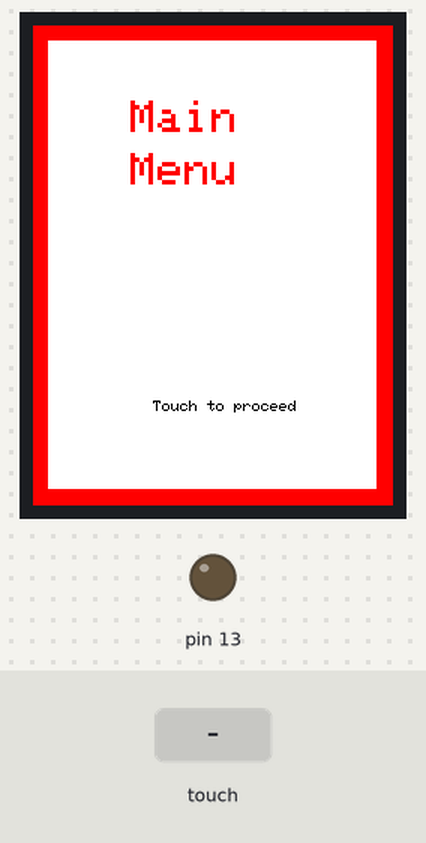
A sketch run on a simulated Arduino Uno, built with avr-gcc and run on an emulated ATmega328P. On the bench: 240×320 colour display, output pins drawn as LEDs (lit = HIGH). The test bench sets the inputs (shaded band). What the sketch prints to the serial monitor is not drawn.

Above: at 1.0 s.
1.1 s: touch panel pressed at 13 % / 10 % of its raw x / y range
At 1.6 s:
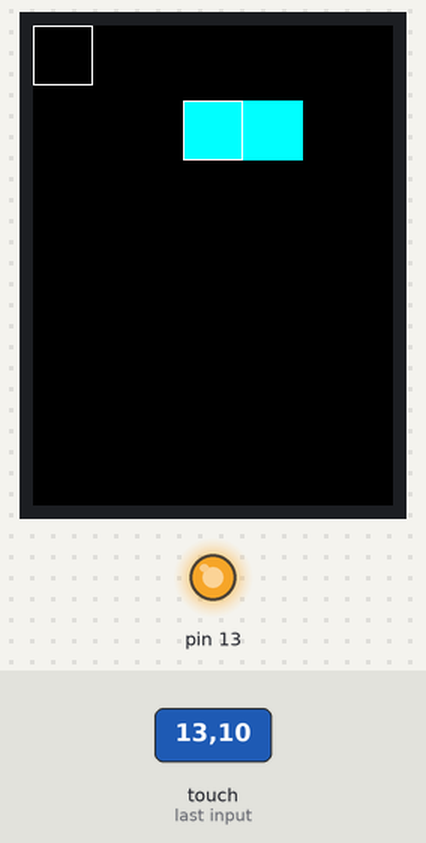
2.8 s: touch panel pressed at 38 % / 10 % of its raw x / y range
At 3.6 s:
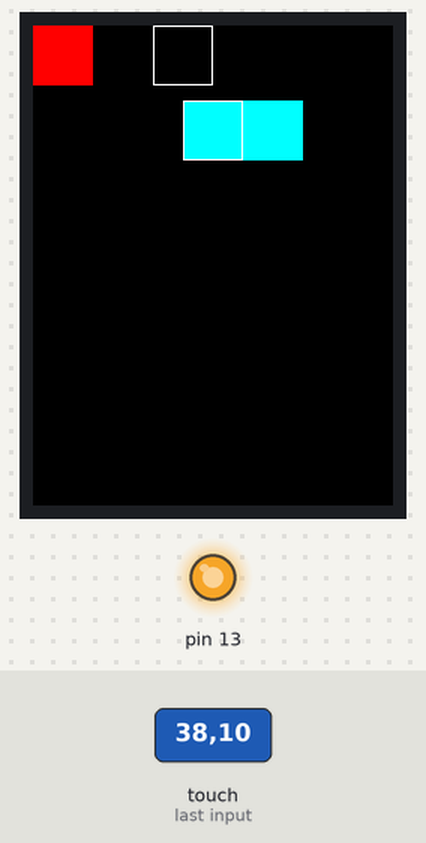
4.5 s: touch panel pressed at 62 % / 10 % of its raw x / y range
At 5.9 s:
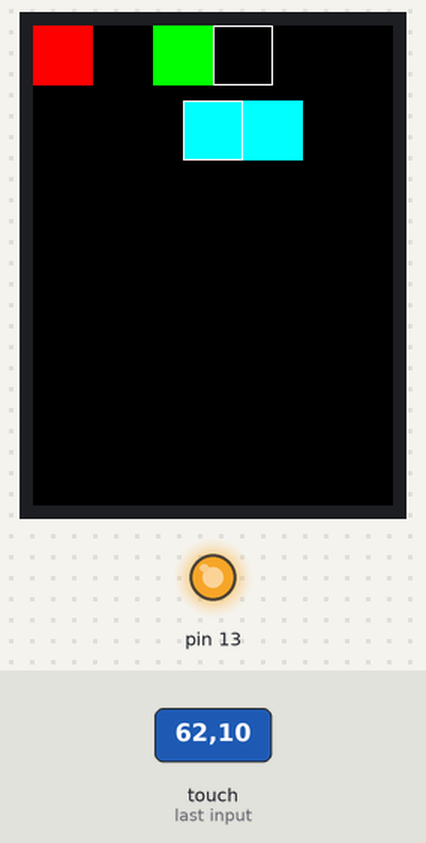
6.2 s: touch panel pressed at 13 % / 30 % of its raw x / y range
At 6.29 s:
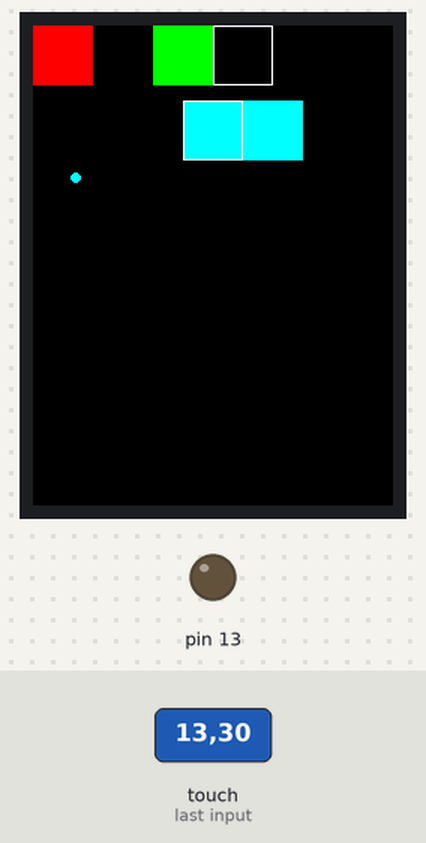
7.9 s: touch panel pressed at 87 % / 10 % of its raw x / y range
At 8.7 s:
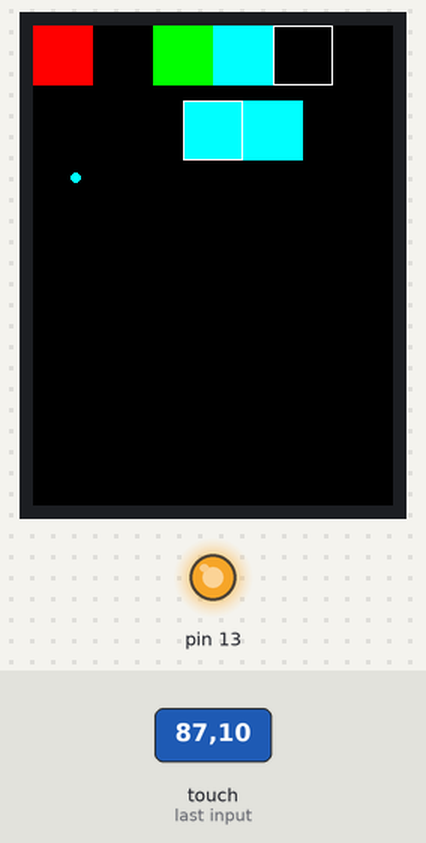
9.5 s: touch panel pressed at 38 % / 30 % of its raw x / y range
At 9.58 s:
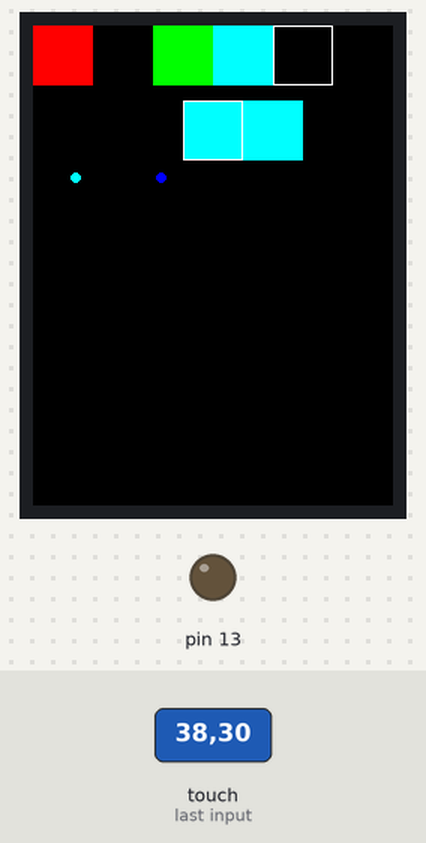
Timing chart, 0 to 12.2 s (numbered marks = the images above; inputs shaded):
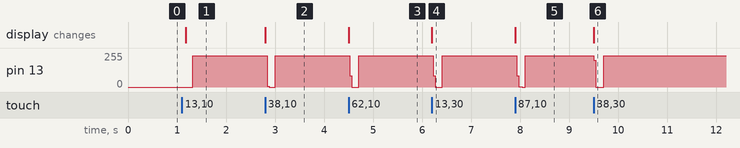

Measured:
- after the input at 1.1 s, pin 13: 0/255 → 236/255 after 0.22 s; the display: changes after 0.08 s (image 1)
- after the input at 2.8 s, pin 13: 236/255 → 0/255 at once, → 236/255 0.17 s later; the display: changes at once (image 2)
- after the input at 4.5 s, pin 13: 236/255 → 0/255 at once, → 236/255 0.18 s later; the display: changes at once (image 3)
- after the input at 6.2 s, pin 13: 236/255 → 0/255 at once, → 236/255 0.18 s later; the display: changes at once (image 4)
- after the input at 7.9 s, pin 13: 236/255 → 3/255 at once, → 0/255 0.12 s later, → 236/255 0.06 s later; the display: changes at once (image 5)
- after the input at 9.5 s, pin 13: 236/255 → 0/255 at once, → 236/255 0.20 s later; the display: changes at once (image 6)

The sketch:

spfd5408_tftpaint.ino
```cpp
// Paint example specifically for the TFTLCD breakout board.
// If using the Arduino shield, use the tftpaint_shield.pde sketch instead!
// DOES NOT CURRENTLY WORK ON ARDUINO LEONARDO

// Modified for SPFD5408 Library by Joao Lopes
// Version 0.9.2 - Rotation for Mega

// *** SPFD5408 change -- Begin
#include <SPFD5408_Adafruit_GFX.h>    // Core graphics library
#include <SPFD5408_Adafruit_TFTLCD.h> // Hardware-specific library
#include <SPFD5408_TouchScreen.h>
// *** SPFD5408 change -- End

#if defined(__SAM3X8E__)
    #undef __FlashStringHelper::F(string_literal)
    #define F(string_literal) string_literal
#endif

// When using the BREAKOUT BOARD only, use these 8 data lines to the LCD:
// For the Arduino Uno, Duemilanove, Diecimila, etc.:
//   D0 connects to digital pin 8  (Notice these are
//   D1 connects to digital pin 9   NOT in order!)
//   D2 connects to digital pin 2
//   D3 connects to digital pin 3
//   D4 connects to digital pin 4
//   D5 connects to digital pin 5
//   D6 connects to digital pin 6
//   D7 connects to digital pin 7

// For the Arduino Mega, use digital pins 22 through 29
// (on the 2-row header at the end of the board).
//   D0 connects to digital pin 22
//   D1 connects to digital pin 23
//   D2 connects to digital pin 24
//   D3 connects to digital pin 25
//   D4 connects to digital pin 26
//   D5 connects to digital pin 27
//   D6 connects to digital pin 28
//   D7 connects to digital pin 29

// For the Arduino Due, use digital pins 33 through 40
// (on the 2-row header at the end of the board).
//   D0 connects to digital pin 33
//   D1 connects to digital pin 34
//   D2 connects to digital pin 35
//   D3 connects to digital pin 36
//   D4 connects to digital pin 37
//   D5 connects to digital pin 38
//   D6 connects to digital pin 39
//   D7 connects to digital pin 40

#define YP A3  // must be an analog pin, use "An" notation!
#define XM A2  // must be an analog pin, use "An" notation!
#define YM 9   // can be a digital pin
#define XP 8   // can be a digital pin

// Original values
//#define TS_MINX 150
//#define TS_MINY 120
//#define TS_MAXX 920
//#define TS_MAXY 940

// Calibrate values
#define TS_MINX 125
#define TS_MINY 85
#define TS_MAXX 965
#define TS_MAXY 905

// For better pressure precision, we need to know the resistance
// between X+ and X- Use any multimeter to read it
// For the one we're using, its 300 ohms across the X plate
TouchScreen ts = TouchScreen(XP, YP, XM, YM, 300);

#define LCD_CS A3
#define LCD_CD A2
#define LCD_WR A1
#define LCD_RD A0
// optional
#define LCD_RESET A4

// Assign human-readable names to some common 16-bit color values:
#define	BLACK   0x0000
#define	BLUE    0x001F
#define	RED     0xF800
#define	GREEN   0x07E0
#define CYAN    0x07FF
#define MAGENTA 0xF81F
#define YELLOW  0xFFE0
#define WHITE   0xFFFF


Adafruit_TFTLCD tft(LCD_CS, LCD_CD, LCD_WR, LCD_RD, LCD_RESET);

#define BOXSIZE 40
#define PENRADIUS 3
int oldcolor, currentcolor;

void setup(void) {
  Serial.begin(9600);
  Serial.println(F("Paint!"));

  tft.reset();

  // *** SPFD5408 change -- Begin
//  uint16_t identifier = tft.readID();
//
//  if(identifier == 0x9325) {
//    Serial.println(F("Found ILI9325 LCD driver"));
//  } else if(identifier == 0x9328) {
//    Serial.println(F("Found ILI9328 LCD driver"));
//  } else if(identifier == 0x7575) {
//    Serial.println(F("Found HX8347G LCD driver"));
//  } else if(identifier == 0x9341) {
//    Serial.println(F("Found ILI9341 LCD driver"));
//  } else if(identifier == 0x8357) {
//    Serial.println(F("Found HX8357D LCD driver"));
//  } else {
//    Serial.print(F("Unknown LCD driver chip: "));
//    Serial.println(identifier, HEX);
//    Serial.println(F("If using the Adafruit 2.8\" TFT Arduino shield, the line:"));
//    Serial.println(F("  #define USE_ADAFRUIT_SHIELD_PINOUT"));
//    Serial.println(F("should appear in the library header (Adafruit_TFT.h)."));
//    Serial.println(F("If using the breakout board, it should NOT be #defined!"));
//    Serial.println(F("Also if using the breakout, double-check that all wiring"));
//    Serial.println(F("matches the tutorial."));
//    return;
//  }
//
//  tft.begin(identifier);

  tft.begin(0x9341); // SDFP5408

  tft.setRotation(0); // Need for the Mega, please changed for your choice or rotation initial

  // Border

  drawBorder();

  // Initial screen

  tft.setCursor (65, 50);
  tft.setTextSize (3);
  tft.setTextColor(RED);
  tft.println("Main");
  tft.setCursor (65, 85);
  tft.println("Menu");
  tft.setCursor (65, 150);
  tft.setTextSize (2);
  tft.setTextColor(BLACK);
  tft.println("");

  tft.setCursor (80, 250);
  tft.setTextSize (1);
  tft.setTextColor(BLACK);
  tft.println("Touch to proceed");

  // Wait touch

  waitOneTouch();

// *** SPFD5408 change -- End

  // -- End

  // Paint

  tft.fillScreen(BLACK);

\
  tft.fillRect(100, 50, 80, BOXSIZE, CYAN);


  tft.drawRect(100, 50, BOXSIZE, BOXSIZE, WHITE);
  currentcolor = RED;

  pinMode(13, OUTPUT);
}

#define MINPRESSURE 10
#define MAXPRESSURE 1000

void loop()
{
  digitalWrite(13, HIGH);
  TSPoint p = ts.getPoint();
  digitalWrite(13, LOW);

  // if sharing pins, you'll need to fix the directions of the touchscreen pins
  //pinMode(XP, OUTPUT);
  pinMode(XM, OUTPUT);
  pinMode(YP, OUTPUT);
  //pinMode(YM, OUTPUT);

  // we have some minimum pressure we consider 'valid'
  // pressure of 0 means no pressing!

  if (p.z > MINPRESSURE && p.z < MAXPRESSURE) {
    Serial.print("X = "); Serial.print(p.x);
    Serial.print("\tY = "); Serial.print(p.y);
    Serial.print("\tPressure = "); Serial.println(p.z);


    if (p.y < (TS_MINY-5)) {
      Serial.println("erase");
      // press the bottom of the screen to erase
      tft.fillRect(0, BOXSIZE, tft.width(), tft.height()-BOXSIZE, BLACK);
    }
    // scale from 0->1023 to tft.width

    // *** SPFD5408 change -- Begin
    // Bug in in original code
    //p.x = map(p.y, TS_MINY, TS_MAXY, 0, tft.height());
    p.x = map(p.x, TS_MINX, TS_MAXX, 0, tft.width());
    // *** SPFD5408 change -- End
    p.y = map(p.y, TS_MINY, TS_MAXY, 0, tft.height());;

    /*
    Serial.print("("); Serial.print(p.x);
    Serial.print(", "); Serial.print(p.y);
    Serial.println(")");
    */
    if (p.y < BOXSIZE) {
       oldcolor = currentcolor;

       if (p.x < BOXSIZE) {
         currentcolor = RED;
         tft.drawRect(0, 0, BOXSIZE, BOXSIZE, WHITE);
       } else if (p.x < BOXSIZE*2) {
         currentcolor = YELLOW;
         tft.drawRect(BOXSIZE, 0, BOXSIZE, BOXSIZE, WHITE);
       } else if (p.x < BOXSIZE*3) {
         currentcolor = GREEN;
         tft.drawRect(BOXSIZE*2, 0, BOXSIZE, BOXSIZE, WHITE);
       } else if (p.x < BOXSIZE*4) {
         currentcolor = CYAN;
         tft.drawRect(BOXSIZE*3, 0, BOXSIZE, BOXSIZE, WHITE);
       } else if (p.x < BOXSIZE*5) {
         currentcolor = BLUE;
         tft.drawRect(BOXSIZE*4, 0, BOXSIZE, BOXSIZE, WHITE);
       } else if (p.x < BOXSIZE*6) {
         currentcolor = MAGENTA;
         tft.drawRect(BOXSIZE*5, 0, BOXSIZE, BOXSIZE, WHITE);
       }

       if (oldcolor != currentcolor) {
          if (oldcolor == RED) tft.fillRect(0, 0, BOXSIZE, BOXSIZE, RED);
          if (oldcolor == YELLOW) tft.fillRect(BOXSIZE, 0, BOXSIZE, BOXSIZE, YELLOW);
          if (oldcolor == GREEN) tft.fillRect(BOXSIZE*2, 0, BOXSIZE, BOXSIZE, GREEN);
          if (oldcolor == CYAN) tft.fillRect(BOXSIZE*3, 0, BOXSIZE, BOXSIZE, CYAN);
          if (oldcolor == BLUE) tft.fillRect(BOXSIZE*4, 0, BOXSIZE, BOXSIZE, BLUE);
          if (oldcolor == MAGENTA) tft.fillRect(BOXSIZE*5, 0, BOXSIZE, BOXSIZE, MAGENTA);
       }
    }
    if (((p.y-PENRADIUS) > BOXSIZE) && ((p.y+PENRADIUS) < tft.height())) {
      tft.fillCircle(p.x, p.y, PENRADIUS, currentcolor);
    }
  }
}

// Wait one touch

TSPoint waitOneTouch() {

  // wait 1 touch to exit function

  TSPoint p;

  do {
    p= ts.getPoint();

    pinMode(XM, OUTPUT); //Pins configures again for TFT control
    pinMode(YP, OUTPUT);

  } while((p.z < MINPRESSURE )|| (p.z > MAXPRESSURE));

  return p;
}


void drawBorder () {

  // Draw a border

  uint16_t width = tft.width() - 1;
  uint16_t height = tft.height() - 1;
  uint8_t border = 10;

  tft.fillScreen(RED);
  tft.fillRect(border, border, (width - border * 2), (height - border * 2), WHITE);

}
```
